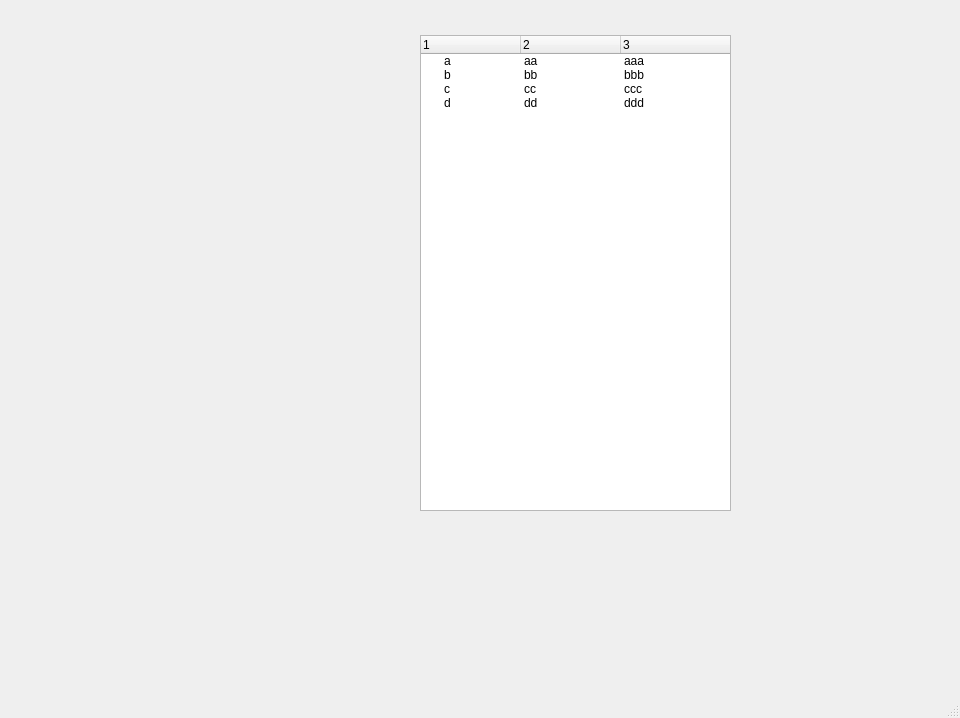
<?xml version="1.0" encoding="UTF-8"?>
<ui version="4.0">
 <class>MainWindow</class>
 <widget class="QMainWindow" name="MainWindow">
  <property name="geometry">
   <rect>
    <x>0</x>
    <y>0</y>
    <width>960</width>
    <height>718</height>
   </rect>
  </property>
  <property name="windowTitle">
   <string>MainWindow</string>
  </property>
  <widget class="QWidget" name="centralwidget">
   <widget class="QTreeWidget" name="treeWidget">
    <property name="geometry">
     <rect>
      <x>420</x>
      <y>35</y>
      <width>311</width>
      <height>476</height>
     </rect>
    </property>
    <attribute name="headerDefaultSectionSize">
     <number>100</number>
    </attribute>
    <attribute name="headerMinimumSectionSize">
     <number>50</number>
    </attribute>
    <column>
     <property name="text">
      <string>1</string>
     </property>
    </column>
    <column>
     <property name="text">
      <string>2</string>
     </property>
    </column>
    <column>
     <property name="text">
      <string>3</string>
     </property>
    </column>
    <item>
     <property name="text">
      <string>a</string>
     </property>
     <property name="text">
      <string>aa</string>
     </property>
     <property name="text">
      <string>aaa</string>
     </property>
    </item>
    <item>
     <property name="text">
      <string>b</string>
     </property>
     <property name="text">
      <string>bb</string>
     </property>
     <property name="text">
      <string>bbb</string>
     </property>
    </item>
    <item>
     <property name="text">
      <string>c</string>
     </property>
     <property name="text">
      <string>cc</string>
     </property>
     <property name="text">
      <string>ccc</string>
     </property>
    </item>
    <item>
     <property name="text">
      <string>d</string>
     </property>
     <property name="text">
      <string>dd</string>
     </property>
     <property name="text">
      <string>ddd</string>
     </property>
    </item>
   </widget>
  </widget>
  <widget class="QMenuBar" name="menubar">
   <property name="geometry">
    <rect>
     <x>0</x>
     <y>0</y>
     <width>960</width>
     <height>21</height>
    </rect>
   </property>
  </widget>
  <widget class="QStatusBar" name="statusbar"/>
 </widget>
 <resources/>
 <connections/>
</ui>
